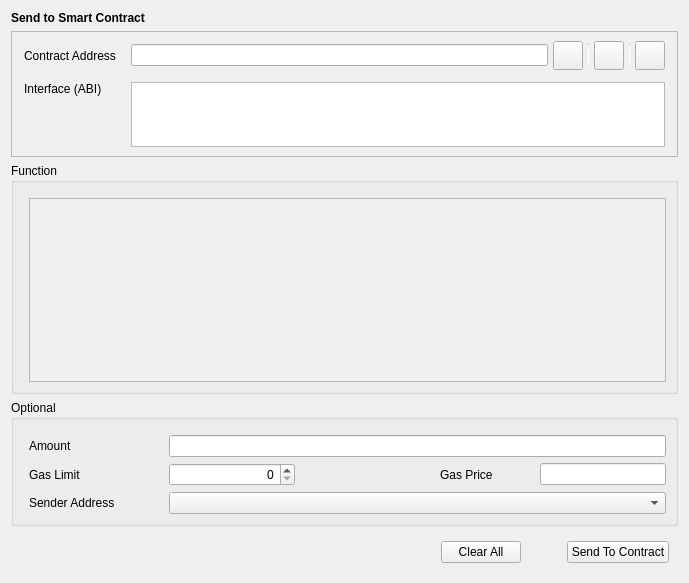
<?xml version="1.0" encoding="UTF-8"?>
<ui version="4.0">
 <class>SendToContract</class>
 <widget class="QWidget" name="SendToContract">
  <property name="geometry">
   <rect>
    <x>0</x>
    <y>0</y>
    <width>689</width>
    <height>583</height>
   </rect>
  </property>
  <property name="windowTitle">
   <string>Form</string>
  </property>
  <layout class="QVBoxLayout" name="verticalLayout">
   <item>
    <widget class="QStackedWidget" name="stackedWidget">
     <property name="currentIndex">
      <number>0</number>
     </property>
     <widget class="QWidget" name="sendContractPage">
      <layout class="QVBoxLayout" name="verticalLayout_4">
       <property name="leftMargin">
        <number>0</number>
       </property>
       <property name="topMargin">
        <number>0</number>
       </property>
       <property name="rightMargin">
        <number>0</number>
       </property>
       <property name="bottomMargin">
        <number>0</number>
       </property>
       <item>
        <widget class="QLabel" name="labelTitle">
         <property name="font">
          <font>
           <weight>75</weight>
           <bold>true</bold>
          </font>
         </property>
         <property name="text">
          <string>Send to Smart Contract</string>
         </property>
        </widget>
       </item>
       <item>
        <widget class="QFrame" name="frameContract">
         <property name="sizePolicy">
          <sizepolicy hsizetype="Preferred" vsizetype="Fixed">
           <horstretch>0</horstretch>
           <verstretch>0</verstretch>
          </sizepolicy>
         </property>
         <property name="frameShape">
          <enum>QFrame::StyledPanel</enum>
         </property>
         <property name="frameShadow">
          <enum>QFrame::Raised</enum>
         </property>
         <layout class="QVBoxLayout" name="verticalLayout_2">
          <property name="leftMargin">
           <number>0</number>
          </property>
          <property name="rightMargin">
           <number>0</number>
          </property>
          <item>
           <layout class="QGridLayout" name="gridLayout">
            <property name="leftMargin">
             <number>12</number>
            </property>
            <property name="rightMargin">
             <number>12</number>
            </property>
            <property name="horizontalSpacing">
             <number>15</number>
            </property>
            <property name="verticalSpacing">
             <number>12</number>
            </property>
            <item row="0" column="2">
             <layout class="QHBoxLayout" name="horizontalLayout_2">
              <property name="spacing">
               <number>5</number>
              </property>
              <item>
               <widget class="QValidatedLineEdit" name="lineEditContractAddress"/>
              </item>
              <item>
               <widget class="QToolButton" name="loadInfoButton">
                <property name="toolTip">
                 <string>Choose from contract book page</string>
                </property>
                <property name="text">
                 <string/>
                </property>
                <property name="iconSize">
                 <size>
                  <width>22</width>
                  <height>22</height>
                 </size>
                </property>
               </widget>
              </item>
              <item>
               <widget class="Line" name="vLine">
                <property name="maximumSize">
                 <size>
                  <width>1</width>
                  <height>22</height>
                 </size>
                </property>
                <property name="orientation">
                 <enum>Qt::Vertical</enum>
                </property>
               </widget>
              </item>
              <item>
               <widget class="QToolButton" name="pasteAddressButton">
                <property name="toolTip">
                 <string>Paste contract address from clipboard</string>
                </property>
                <property name="text">
                 <string/>
                </property>
                <property name="iconSize">
                 <size>
                  <width>22</width>
                  <height>22</height>
                 </size>
                </property>
               </widget>
              </item>
              <item>
               <widget class="Line" name="vLine2">
                <property name="maximumSize">
                 <size>
                  <width>1</width>
                  <height>22</height>
                 </size>
                </property>
                <property name="orientation">
                 <enum>Qt::Vertical</enum>
                </property>
               </widget>
              </item>
              <item>
               <widget class="QToolButton" name="saveInfoButton">
                <property name="toolTip">
                 <string>Save contract info</string>
                </property>
                <property name="text">
                 <string/>
                </property>
                <property name="iconSize">
                 <size>
                  <width>22</width>
                  <height>22</height>
                 </size>
                </property>
               </widget>
              </item>
             </layout>
            </item>
            <item row="0" column="0">
             <widget class="QLabel" name="labelContractAddress">
              <property name="text">
               <string>Contract Address</string>
              </property>
             </widget>
            </item>
            <item row="1" column="2">
             <widget class="QValidatedTextEdit" name="textEditInterface">
              <property name="sizePolicy">
               <sizepolicy hsizetype="Expanding" vsizetype="Fixed">
                <horstretch>0</horstretch>
                <verstretch>0</verstretch>
               </sizepolicy>
              </property>
              <property name="maximumSize">
               <size>
                <width>16777215</width>
                <height>65</height>
               </size>
              </property>
              <property name="horizontalScrollBarPolicy">
               <enum>Qt::ScrollBarAlwaysOff</enum>
              </property>
             </widget>
            </item>
            <item row="1" column="0" alignment="Qt::AlignTop">
             <widget class="QLabel" name="labelInterface">
              <property name="text">
               <string>Interface (ABI)</string>
              </property>
             </widget>
            </item>
           </layout>
          </item>
         </layout>
        </widget>
       </item>
       <item>
        <widget class="QGroupBox" name="groupBoxFunction">
         <property name="title">
          <string>Function</string>
         </property>
         <layout class="QVBoxLayout" name="verticalLayout_3">
          <property name="leftMargin">
           <number>15</number>
          </property>
          <property name="topMargin">
           <number>15</number>
          </property>
          <property name="bottomMargin">
           <number>9</number>
          </property>
          <item>
           <widget class="QScrollArea" name="scrollAreaFunction">
            <property name="widgetResizable">
             <bool>true</bool>
            </property>
            <widget class="QWidget" name="scrollAreaWidgetContents">
             <property name="geometry">
              <rect>
               <x>0</x>
               <y>0</y>
               <width>630</width>
               <height>167</height>
              </rect>
             </property>
            </widget>
           </widget>
          </item>
         </layout>
        </widget>
       </item>
       <item>
        <widget class="QGroupBox" name="groupBoxOptional">
         <property name="title">
          <string>Optional</string>
         </property>
         <layout class="QGridLayout" name="gridLayout_2">
          <property name="leftMargin">
           <number>15</number>
          </property>
          <property name="topMargin">
           <number>15</number>
          </property>
          <property name="horizontalSpacing">
           <number>10</number>
          </property>
          <property name="verticalSpacing">
           <number>6</number>
          </property>
          <item row="0" column="1" colspan="4">
           <widget class="BitcoinAmountField" name="lineEditAmount"/>
          </item>
          <item row="1" column="0">
           <widget class="QLabel" name="labelGasLimit">
            <property name="sizePolicy">
             <sizepolicy hsizetype="Fixed" vsizetype="Preferred">
              <horstretch>0</horstretch>
              <verstretch>0</verstretch>
             </sizepolicy>
            </property>
            <property name="minimumSize">
             <size>
              <width>130</width>
              <height>0</height>
             </size>
            </property>
            <property name="text">
             <string>Gas Limit</string>
            </property>
           </widget>
          </item>
          <item row="1" column="3">
           <widget class="QLabel" name="labelGasPrice">
            <property name="sizePolicy">
             <sizepolicy hsizetype="Fixed" vsizetype="Preferred">
              <horstretch>0</horstretch>
              <verstretch>0</verstretch>
             </sizepolicy>
            </property>
            <property name="minimumSize">
             <size>
              <width>90</width>
              <height>0</height>
             </size>
            </property>
            <property name="text">
             <string>Gas Price</string>
            </property>
           </widget>
          </item>
          <item row="3" column="1" colspan="4">
           <widget class="AddressField" name="lineEditSenderAddress">
            <property name="minimumSize">
             <size>
              <width>370</width>
              <height>0</height>
             </size>
            </property>
           </widget>
          </item>
          <item row="0" column="0">
           <widget class="QLabel" name="labelAmount">
            <property name="sizePolicy">
             <sizepolicy hsizetype="Fixed" vsizetype="Preferred">
              <horstretch>0</horstretch>
              <verstretch>0</verstretch>
             </sizepolicy>
            </property>
            <property name="minimumSize">
             <size>
              <width>130</width>
              <height>0</height>
             </size>
            </property>
            <property name="text">
             <string>Amount</string>
            </property>
           </widget>
          </item>
          <item row="1" column="4">
           <widget class="BitcoinAmountField" name="lineEditGasPrice"/>
          </item>
          <item row="3" column="0">
           <widget class="QLabel" name="labelSenderAddress">
            <property name="sizePolicy">
             <sizepolicy hsizetype="Fixed" vsizetype="Preferred">
              <horstretch>0</horstretch>
              <verstretch>0</verstretch>
             </sizepolicy>
            </property>
            <property name="minimumSize">
             <size>
              <width>130</width>
              <height>0</height>
             </size>
            </property>
            <property name="text">
             <string>Sender Address</string>
            </property>
           </widget>
          </item>
          <item row="1" column="1">
           <widget class="QSpinBox" name="lineEditGasLimit">
            <property name="sizePolicy">
             <sizepolicy hsizetype="Expanding" vsizetype="Fixed">
              <horstretch>0</horstretch>
              <verstretch>0</verstretch>
             </sizepolicy>
            </property>
            <property name="alignment">
             <set>Qt::AlignRight|Qt::AlignTrailing|Qt::AlignVCenter</set>
            </property>
           </widget>
          </item>
          <item row="1" column="2">
           <spacer name="horizontalSpacer_2">
            <property name="orientation">
             <enum>Qt::Horizontal</enum>
            </property>
            <property name="sizeHint" stdset="0">
             <size>
              <width>60</width>
              <height>20</height>
             </size>
            </property>
           </spacer>
          </item>
         </layout>
        </widget>
       </item>
      </layout>
     </widget>
    </widget>
   </item>
   <item>
    <layout class="QHBoxLayout" name="horizontalLayout">
     <property name="leftMargin">
      <number>9</number>
     </property>
     <property name="topMargin">
      <number>9</number>
     </property>
     <property name="rightMargin">
      <number>9</number>
     </property>
     <property name="bottomMargin">
      <number>9</number>
     </property>
     <item>
      <spacer name="horizontalSpacer">
       <property name="orientation">
        <enum>Qt::Horizontal</enum>
       </property>
       <property name="sizeType">
        <enum>QSizePolicy::Expanding</enum>
       </property>
       <property name="sizeHint" stdset="0">
        <size>
         <width>40</width>
         <height>20</height>
        </size>
       </property>
      </spacer>
     </item>
     <item>
      <widget class="QPushButton" name="pushButtonClearAll">
       <property name="text">
        <string>Clear All</string>
       </property>
      </widget>
     </item>
     <item>
      <spacer name="horizontalSpacer_3">
       <property name="orientation">
        <enum>Qt::Horizontal</enum>
       </property>
       <property name="sizeType">
        <enum>QSizePolicy::Fixed</enum>
       </property>
       <property name="sizeHint" stdset="0">
        <size>
         <width>40</width>
         <height>20</height>
        </size>
       </property>
      </spacer>
     </item>
     <item>
      <widget class="QPushButton" name="pushButtonSendToContract">
       <property name="text">
        <string>Send To Contract</string>
       </property>
      </widget>
     </item>
    </layout>
   </item>
  </layout>
 </widget>
 <customwidgets>
  <customwidget>
   <class>BitcoinAmountField</class>
   <extends>QLineEdit</extends>
   <header>qt/bitcoinamountfield.h</header>
   <container>1</container>
  </customwidget>
  <customwidget>
   <class>QValidatedTextEdit</class>
   <extends>QTextEdit</extends>
   <header>qt/qvalidatedtextedit.h</header>
  </customwidget>
  <customwidget>
   <class>AddressField</class>
   <extends>QComboBox</extends>
   <header>qt/addressfield.h</header>
  </customwidget>
  <customwidget>
   <class>QValidatedLineEdit</class>
   <extends>QLineEdit</extends>
   <header>qt/qvalidatedlineedit.h</header>
  </customwidget>
 </customwidgets>
 <resources/>
 <connections/>
</ui>
